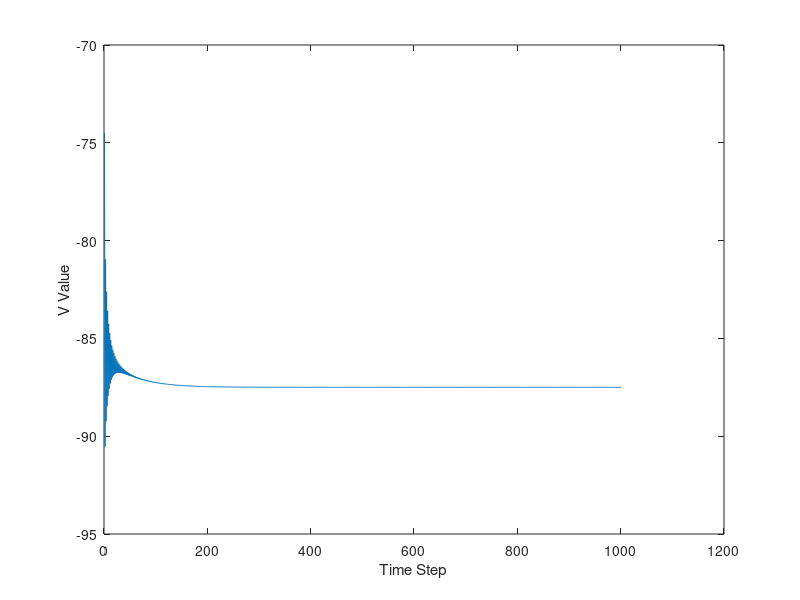
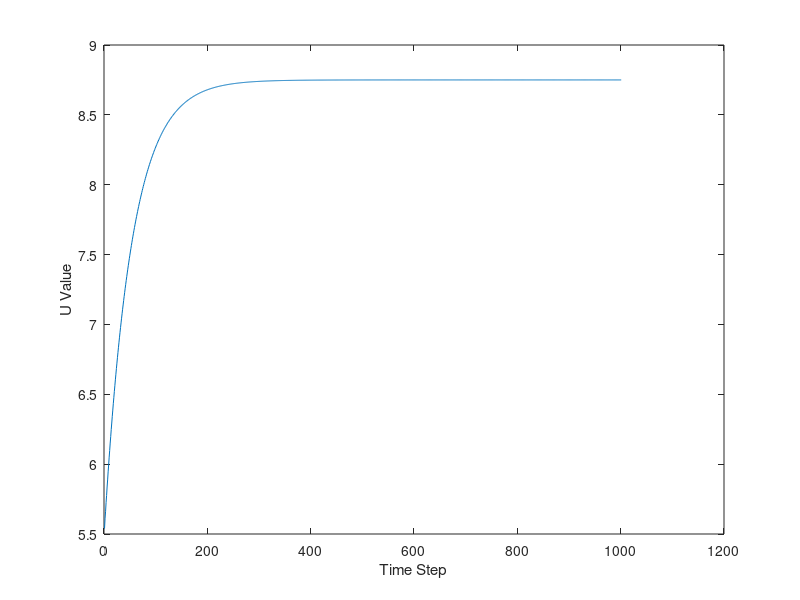

Write MATLAB code to recreate these figures, in order.
V0 = -55;
Rm = 10;
EL = V0;
Vth = 30;
tauM = 10;
iVals = 0:0.05:300;
numTimeSteps=1000;
freqVals = zeros(size(iVals));

aa = 0.02;
bb = -0.1;
cc = -55;
dd = 6;
curU = bb*V0; %initial value for u, from paper


curI=0;
curV = V0;
vVals = zeros(1,numTimeSteps+1);
uVals = zeros(1,numTimeSteps+1);
for t=0:numTimeSteps
    curV = curV + (0.04*curV^2 + 5*curV + 140 - curU + curI);
    curU = curU + aa*(bb*curV-curU);
    if(curV > Vth)
       curV = cc;
       curU = curU + dd;
    end
    vVals(t+1)=curV;
    uVals(t+1)=curU;
end

figure
plot(vVals);
xlabel('Time Step');
ylabel('V Value');

figure
plot(uVals);
xlabel('Time Step');
ylabel('U Value');